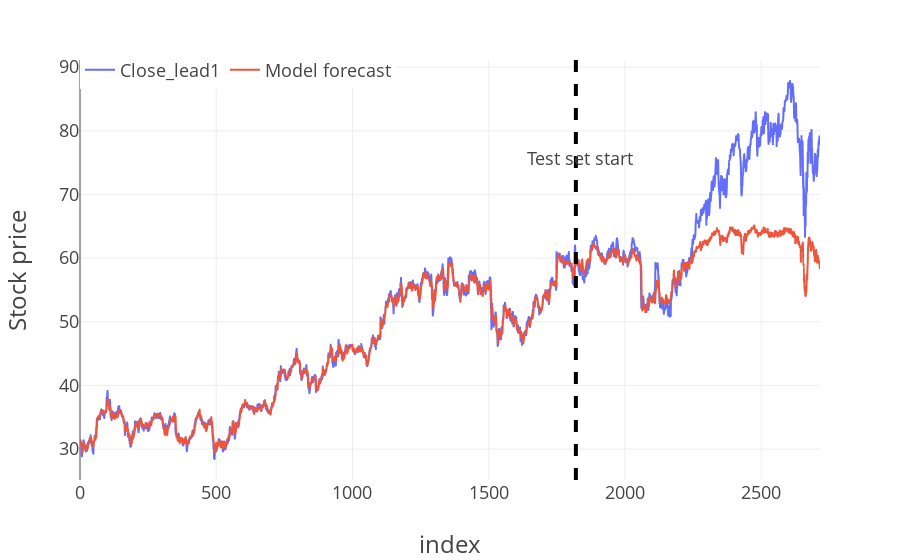

Notebook code cell kept with this figure:
### Code cell
fig = px.line(df_out, labels={'value': "Stock price", 'created_at': 'Days'})
fig.add_vline(x=size, line_width=4, line_dash="dash")
fig.add_annotation(xref="paper", x=0.75, yref="paper", y=0.8, text="Test set start", showarrow=False)
fig.update_layout(
  template=plot_template, legend=dict(orientation='h', y=1.02, title_text="")
)
fig.show()

### Figure 1 — Plotly figure (JSON) as saved in the notebook; plotly's stock layout.template omitted (floating-point values rounded to 4 significant figures; data arrays with more than 128 entries replaced by an {"elided": "..."} marker saying what was removed)
{"data": [{"hovertemplate": "variable=Close_lead1<br>index=%{x}<br>Stock price=%{y}<extra></extra>", "legendgroup": "Close_lead1", "line": {"color": "#636efa", "dash": "solid"}, "marker": {"symbol": "circle"}, "mode": "lines", "name": "Close_lead1", "showlegend": true, "type": "scattergl", "x": {"elided": "2718 int values"}, "xaxis": "x", "y": {"elided": "2718 float values"}, "yaxis": "y"}, {"hovertemplate": "variable=Model forecast<br>index=%{x}<br>Stock price=%{y}<extra></extra>", "legendgroup": "Model forecast", "line": {"color": "#EF553B", "dash": "solid"}, "marker": {"symbol": "circle"}, "mode": "lines", "name": "Model forecast", "showlegend": true, "type": "scattergl", "x": {"elided": "2718 int values"}, "xaxis": "x", "y": {"elided": "2718 float values"}, "yaxis": "y"}], "layout": {"annotations": [{"showarrow": false, "text": "Test set start", "x": 0.75, "xref": "paper", "y": 0.8, "yref": "paper"}], "legend": {"orientation": "h", "title": {"text": ""}, "tracegroupgap": 0, "y": 1.02}, "margin": {"t": 60}, "shapes": [{"line": {"dash": "dash", "width": 4}, "type": "line", "x0": 1820, "x1": 1820, "xref": "x", "y0": 0, "y1": 1, "yref": "y domain"}], "xaxis": {"anchor": "y", "domain": [0, 1], "title": {"text": "index"}}, "yaxis": {"anchor": "x", "domain": [0, 1], "title": {"text": "Stock price"}}}}
